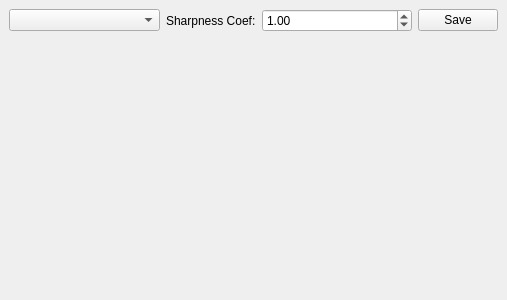
<?xml version="1.0" encoding="UTF-8"?>
<ui version="4.0">
 <class>GradientMethod</class>
 <widget class="QMainWindow" name="GradientMethod">
  <property name="geometry">
   <rect>
    <x>0</x>
    <y>0</y>
    <width>507</width>
    <height>300</height>
   </rect>
  </property>
  <property name="minimumSize">
   <size>
    <width>0</width>
    <height>0</height>
   </size>
  </property>
  <property name="windowTitle">
   <string>Edge detection using gradient methods</string>
  </property>
  <widget class="QWidget" name="centralwidget">
   <layout class="QVBoxLayout" name="verticalLayout" stretch="1,3">
    <item>
     <layout class="QHBoxLayout" name="horizontalLayout">
      <property name="sizeConstraint">
       <enum>QLayout::SetDefaultConstraint</enum>
      </property>
      <item>
       <widget class="QComboBox" name="directionComboBox">
        <property name="sizePolicy">
         <sizepolicy hsizetype="Expanding" vsizetype="Fixed">
          <horstretch>0</horstretch>
          <verstretch>0</verstretch>
         </sizepolicy>
        </property>
       </widget>
      </item>
      <item>
       <widget class="QLabel" name="label_2">
        <property name="sizePolicy">
         <sizepolicy hsizetype="Minimum" vsizetype="Preferred">
          <horstretch>0</horstretch>
          <verstretch>0</verstretch>
         </sizepolicy>
        </property>
        <property name="text">
         <string>Sharpness Coef:</string>
        </property>
       </widget>
      </item>
      <item>
       <widget class="QDoubleSpinBox" name="sharpCoefSpinBox">
        <property name="sizePolicy">
         <sizepolicy hsizetype="Expanding" vsizetype="Fixed">
          <horstretch>0</horstretch>
          <verstretch>0</verstretch>
         </sizepolicy>
        </property>
        <property name="minimum">
         <double>0.010000000000000</double>
        </property>
        <property name="maximum">
         <double>256.000000000000000</double>
        </property>
        <property name="singleStep">
         <double>0.010000000000000</double>
        </property>
        <property name="value">
         <double>1.000000000000000</double>
        </property>
       </widget>
      </item>
      <item>
       <widget class="QPushButton" name="saveButton">
        <property name="text">
         <string>Save</string>
        </property>
       </widget>
      </item>
     </layout>
    </item>
    <item>
     <widget class="QLabel" name="label">
      <property name="sizePolicy">
       <sizepolicy hsizetype="Expanding" vsizetype="Expanding">
        <horstretch>0</horstretch>
        <verstretch>0</verstretch>
       </sizepolicy>
      </property>
      <property name="minimumSize">
       <size>
        <width>1</width>
        <height>1</height>
       </size>
      </property>
      <property name="text">
       <string/>
      </property>
     </widget>
    </item>
   </layout>
  </widget>
 </widget>
 <resources/>
 <connections/>
</ui>
